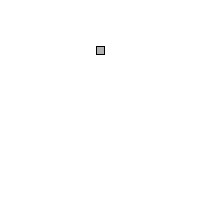
Frame 1 (no input)
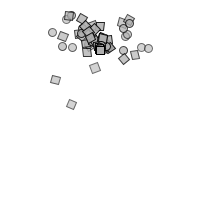
Frame 60 (the mouse pressed at the canvas centre just before this capture)
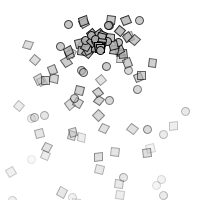
Frame 120 (the mouse held since frame 60 and released just before this capture)

The Processing sketch that drew these frames (run headless with seeded random() and noise(); from frame 60 on, the mouse is pressed at the canvas centre):

// Processing sketch: e07
// ── e07.pde
import java.util.Iterator;

ParticleSystem ps;

void setup() {
  size(200,200);
  ps = new ParticleSystem(width/2,50);
}

void draw() {
  background(255);
  ps.run();
}

class ParticleSystem {
  
  ArrayList<Particle> particles;
  
  PVector location;
  
  ParticleSystem(float x, float y) {
    particles = new ArrayList<Particle>();
    location = new PVector(x,y);
  }
  
  void run() {
    _addParticle();
    _updateParticles();
  }
  
  void _addParticle() {
    if (random(0,1) < 0.3)
      particles.add(new Particle(location));
    else
      particles.add(new Confetti(location));
  }
  
  void _updateParticles() {
    Iterator<Particle> it = particles.iterator();
    while (it.hasNext()) {
      Particle p = it.next();
      p.display();
      p.update();
      if (p.isDead())
        it.remove();
    }
  }
}

class Particle {
  
  PVector location;
  PVector velocity = new PVector(random(-1,1),random(-2,-0.5));
  PVector acceleration = new PVector(0,0.05);
  
  float lifespan = 255;
  
  Particle(PVector location_) {
    location = location_.copy();
  }
  
  void display() {
    stroke(0,lifespan);
    fill(175,lifespan);
    ellipse(location.x,location.y,8,8);
  }
  
  void update() {
    velocity.add(acceleration);
    location.add(velocity);
    lifespan -= 2;
  }
  
  boolean isDead() {
    return lifespan < 0;
  }
}

class Confetti extends Particle {
  
  float angle = 0;
  float aVelocity = 0;
  
  Confetti(PVector location_) {
    super(location_);
  }
  
  void update() {
    aVelocity += _aAcceleration();
    aVelocity = constrain(aVelocity,-0.2,0.2);
    angle += aVelocity;
    super.update();
  }
  
  float _aAcceleration() {
    if (velocity.x < 0)
      return -0.007;
    else if (velocity.x == 0)
      return 0;
    else
      return +0.007;
  }
  
  void display() {
    pushMatrix();
    translate(location.x,location.y);
    rotate(angle);
    rectMode(CENTER);
    stroke(0,lifespan);
    fill(175,lifespan);
    rect(0,0,8,8);
    popMatrix();
  }
}
